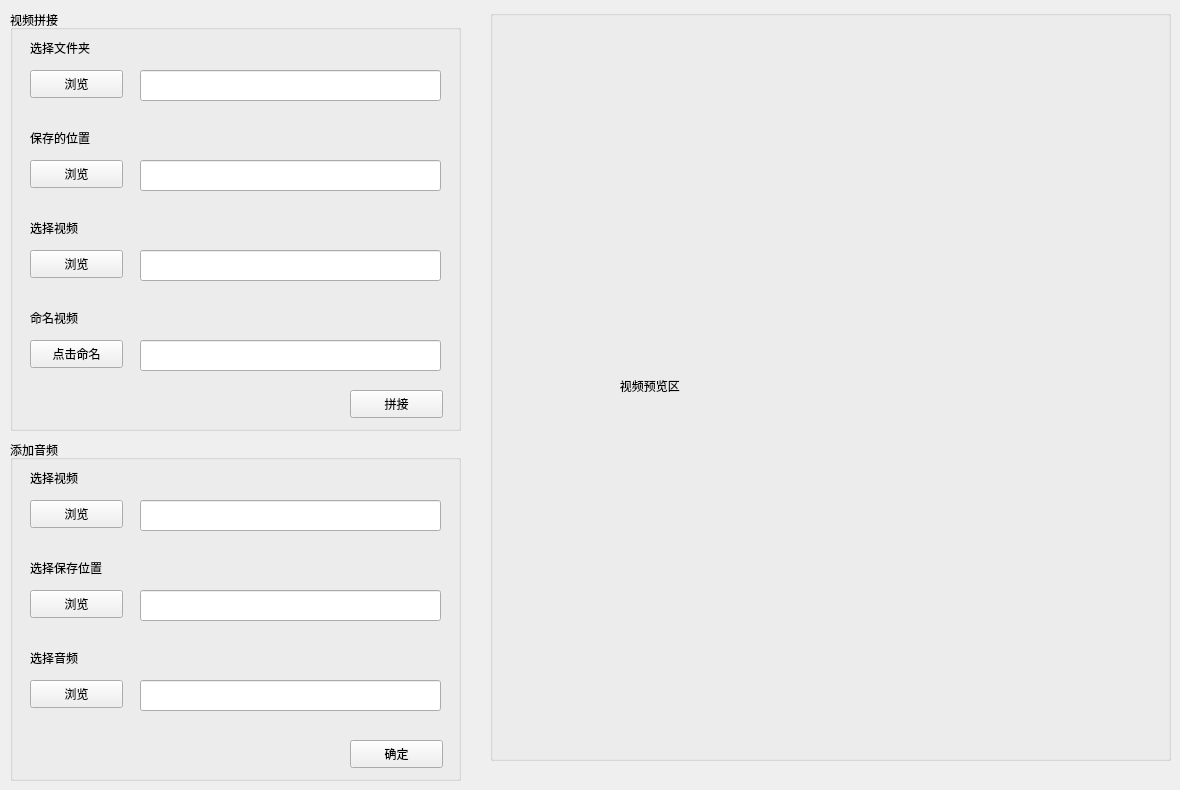
    <widget class="QWidget" name="tab_6">
     <attribute name="title">
      <string>后期处理</string>
     </attribute>
     <widget class="QGroupBox" name="groupBox_13">
      <property name="geometry">
       <rect>
        <x>10</x>
        <y>10</y>
        <width>451</width>
        <height>421</height>
       </rect>
      </property>
      <property name="title">
       <string>视频拼接</string>
      </property>
      <widget class="QLabel" name="label_26">
       <property name="geometry">
        <rect>
         <x>20</x>
         <y>30</y>
         <width>121</width>
         <height>16</height>
        </rect>
       </property>
       <property name="text">
        <string>选择文件夹</string>
       </property>
      </widget>
      <widget class="QPushButton" name="SelectFileBtn_6">
       <property name="geometry">
        <rect>
         <x>20</x>
         <y>60</y>
         <width>93</width>
         <height>28</height>
        </rect>
       </property>
       <property name="text">
        <string>浏览</string>
       </property>
      </widget>
      <widget class="QLineEdit" name="lineEdit_22">
       <property name="geometry">
        <rect>
         <x>130</x>
         <y>60</y>
         <width>301</width>
         <height>31</height>
        </rect>
       </property>
       <property name="cursor">
        <cursorShape>ArrowCursor</cursorShape>
       </property>
       <property name="focusPolicy">
        <enum>Qt::NoFocus</enum>
       </property>
      </widget>
      <widget class="QLabel" name="label_25">
       <property name="geometry">
        <rect>
         <x>20</x>
         <y>120</y>
         <width>101</width>
         <height>16</height>
        </rect>
       </property>
       <property name="text">
        <string>保存的位置</string>
       </property>
      </widget>
      <widget class="QPushButton" name="SelectSaveAdressBtn_2">
       <property name="geometry">
        <rect>
         <x>20</x>
         <y>150</y>
         <width>93</width>
         <height>28</height>
        </rect>
       </property>
       <property name="text">
        <string>浏览</string>
       </property>
      </widget>
      <widget class="QLineEdit" name="lineEdit_21">
       <property name="geometry">
        <rect>
         <x>130</x>
         <y>150</y>
         <width>301</width>
         <height>31</height>
        </rect>
       </property>
       <property name="cursor">
        <cursorShape>ArrowCursor</cursorShape>
       </property>
       <property name="focusPolicy">
        <enum>Qt::NoFocus</enum>
       </property>
      </widget>
      <widget class="QPushButton" name="CombineBtn">
       <property name="geometry">
        <rect>
         <x>340</x>
         <y>380</y>
         <width>93</width>
         <height>28</height>
        </rect>
       </property>
       <property name="text">
        <string>拼接</string>
       </property>
      </widget>
      <widget class="QLabel" name="label_39">
       <property name="geometry">
        <rect>
         <x>20</x>
         <y>300</y>
         <width>72</width>
         <height>15</height>
        </rect>
       </property>
       <property name="text">
        <string>命名视频</string>
       </property>
      </widget>
      <widget class="QPushButton" name="NameBtn_3">
       <property name="geometry">
        <rect>
         <x>20</x>
         <y>330</y>
         <width>93</width>
         <height>28</height>
        </rect>
       </property>
       <property name="text">
        <string>点击命名</string>
       </property>
      </widget>
      <widget class="QLineEdit" name="lineEdit_33">
       <property name="geometry">
        <rect>
         <x>130</x>
         <y>330</y>
         <width>301</width>
         <height>31</height>
        </rect>
       </property>
       <property name="cursor">
        <cursorShape>ArrowCursor</cursorShape>
       </property>
       <property name="focusPolicy">
        <enum>Qt::NoFocus</enum>
       </property>
      </widget>
      <widget class="QLabel" name="label_45">
       <property name="geometry">
        <rect>
         <x>20</x>
         <y>210</y>
         <width>72</width>
         <height>15</height>
        </rect>
       </property>
       <property name="text">
        <string>选择视频</string>
       </property>
      </widget>
      <widget class="QPushButton" name="SelectViedo">
       <property name="geometry">
        <rect>
         <x>20</x>
         <y>240</y>
         <width>93</width>
         <height>28</height>
        </rect>
       </property>
       <property name="text">
        <string>浏览</string>
       </property>
      </widget>
      <widget class="QLineEdit" name="lineEdit_16">
       <property name="geometry">
        <rect>
         <x>130</x>
         <y>240</y>
         <width>301</width>
         <height>31</height>
        </rect>
       </property>
       <property name="cursor">
        <cursorShape>ArrowCursor</cursorShape>
       </property>
       <property name="focusPolicy">
        <enum>Qt::NoFocus</enum>
       </property>
      </widget>
     </widget>
     <widget class="QGroupBox" name="groupBox_15">
      <property name="geometry">
       <rect>
        <x>10</x>
        <y>440</y>
        <width>451</width>
        <height>341</height>
       </rect>
      </property>
      <property name="title">
       <string>添加音频</string>
      </property>
      <widget class="QLabel" name="label_40">
       <property name="geometry">
        <rect>
         <x>20</x>
         <y>30</y>
         <width>91</width>
         <height>16</height>
        </rect>
       </property>
       <property name="text">
        <string>选择视频</string>
       </property>
      </widget>
      <widget class="QPushButton" name="SelectFileBtn_9">
       <property name="geometry">
        <rect>
         <x>20</x>
         <y>60</y>
         <width>93</width>
         <height>28</height>
        </rect>
       </property>
       <property name="text">
        <string>浏览</string>
       </property>
      </widget>
      <widget class="QLineEdit" name="lineEdit_34">
       <property name="geometry">
        <rect>
         <x>130</x>
         <y>60</y>
         <width>301</width>
         <height>31</height>
        </rect>
       </property>
       <property name="cursor">
        <cursorShape>ArrowCursor</cursorShape>
       </property>
       <property name="focusPolicy">
        <enum>Qt::NoFocus</enum>
       </property>
      </widget>
      <widget class="QPushButton" name="ConfirmBtn_12">
       <property name="geometry">
        <rect>
         <x>340</x>
         <y>300</y>
         <width>93</width>
         <height>28</height>
        </rect>
       </property>
       <property name="text">
        <string>确定</string>
       </property>
      </widget>
      <widget class="QLabel" name="label_42">
       <property name="geometry">
        <rect>
         <x>20</x>
         <y>120</y>
         <width>91</width>
         <height>16</height>
        </rect>
       </property>
       <property name="text">
        <string>选择保存位置</string>
       </property>
      </widget>
      <widget class="QPushButton" name="SelectSaveAdressBtn_9">
       <property name="geometry">
        <rect>
         <x>20</x>
         <y>150</y>
         <width>93</width>
         <height>28</height>
        </rect>
       </property>
       <property name="text">
        <string>浏览</string>
       </property>
      </widget>
      <widget class="QLineEdit" name="lineEdit_36">
       <property name="geometry">
        <rect>
         <x>130</x>
         <y>150</y>
         <width>301</width>
         <height>31</height>
        </rect>
       </property>
      </widget>
      <widget class="QLabel" name="label_41">
       <property name="geometry">
        <rect>
         <x>20</x>
         <y>210</y>
         <width>72</width>
         <height>15</height>
        </rect>
       </property>
       <property name="text">
        <string>选择音频</string>
       </property>
      </widget>
      <widget class="QPushButton" name="SelectFileBtn_10">
       <property name="geometry">
        <rect>
         <x>20</x>
         <y>240</y>
         <width>93</width>
         <height>28</height>
        </rect>
       </property>
       <property name="text">
        <string>浏览</string>
       </property>
      </widget>
      <widget class="QLineEdit" name="lineEdit_35">
       <property name="geometry">
        <rect>
         <x>130</x>
         <y>240</y>
         <width>301</width>
         <height>31</height>
        </rect>
       </property>
      </widget>
     </widget>
     <widget class="QGroupBox" name="groupBox_17">
      <property name="geometry">
       <rect>
        <x>490</x>
        <y>10</y>
        <width>681</width>
        <height>751</height>
       </rect>
      </property>
      <property name="title">
       <string/>
      </property>
      <widget class="QLabel" name="label_44">
       <property name="geometry">
        <rect>
         <x>0</x>
         <y>0</y>
         <width>681</width>
         <height>751</height>
        </rect>
       </property>
       <property name="text">
        <string>                                       视频预览区</string>
       </property>
      </widget>
     </widget>
    </widget>
